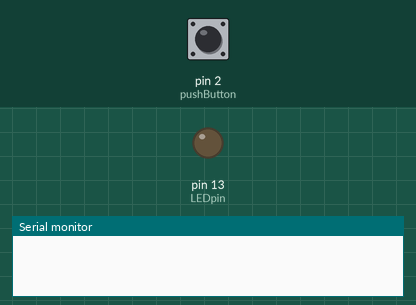
Recording of a sketch running on a simulated Arduino Uno, built with avr-gcc and run on an emulated ATmega328P. On the bench: output pins drawn as LEDs (lit = HIGH), the last lines printed to the serial monitor. Dashed ring = blinking. The inputs (shaded band) are chosen by the test bench; at power-on: pin 2 (pushButton) LOW.

Above: at 1.2 s.
1.3 s: pin 2 (pushButton) pulled HIGH for 1 s
At 1.42 s:
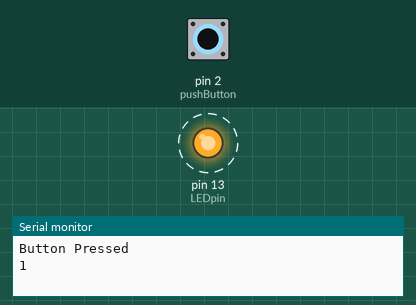
3.8 s: pin 2 (pushButton) pulled HIGH for 0.15 s
At 4.7 s:
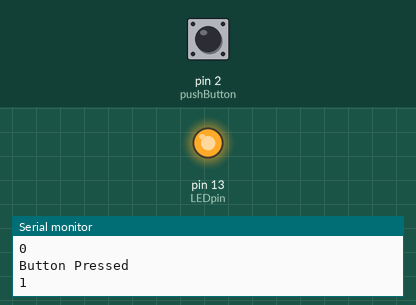
5.4 s: pin 2 (pushButton) pulled HIGH for 3.2 s
At 9.5 s:
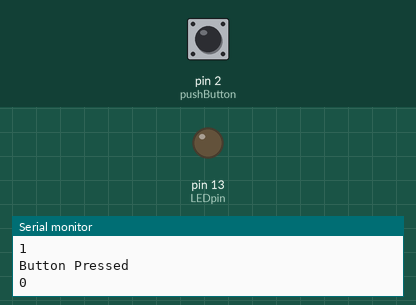
Timing chart, 0 to 11.0 s (numbered marks = the images above; inputs shaded):
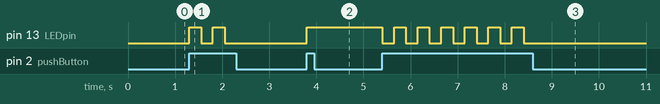

Measured:
- after the input at 1.3 s, pin 13 (LEDpin): alternates HIGH for 0.25 s and LOW for 0.25 s, 4 changes in all, then stays LOW, starting at once
- after the input at 3.8 s, pin 13 (LEDpin): LOW → HIGH at once
- after the input at 5.4 s, pin 13 (LEDpin): alternates HIGH for 0.25 s and LOW for 0.25 s, 13 changes in all, then stays LOW, starting at once

The sketch:

arduino_miniProject_Problem1.ino
```cpp
/*------------------------------------------------------------------------------------
arduino_miniProject_Problem1.ino

Reads the status of a switch attached to pin 2,
and toggles onboard LED with each press

Created: 9/11/13 - Joshua Vaughan - joshua.vaughan@louisiana.edu

Modified:
  *
------------------------------------------------------------------------------------*/

// Pin declarations
int pushButton = 2;      // pin 2 has a pushbutton attached to it.
int LEDpin = 13;         // The onboard LED is attached to pin 13

// Global variables
int LEDstate = LOW;           // the current state of the LED, off initially


// This is always run once when the sketch starts
void setup() {
  // initialize serial communication at 9600 bits per second - for debugging
  Serial.begin(9600);

  // Remember that the digital pins can be in or out, so...
  pinMode(pushButton, INPUT);    // define the button digital pin as an INPUT
  pinMode(LEDpin, OUTPUT);       // define LED pin as OUTPUT
}

// the loop routine runs over and over again forever:
void loop() {

  // read the value of the pin
  int currButtonState = digitalRead(pushButton);

  if (currButtonState){

    // Toggle the LEDstate
    LEDstate = !LEDstate;

    // Uncomment for debugging
    Serial.println("Button Pressed");  // print state change to Serial Monitor
    Serial.println(LEDstate);
    digitalWrite(LEDpin,LEDstate);     // Toggle  the LED
    delay(250);                        // delay 100ms to debounce switch readings

     }
}
```
